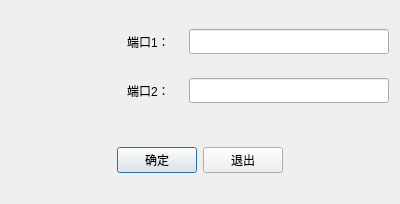
<?xml version="1.0" encoding="UTF-8"?>
<ui version="4.0">
 <class>PortDialog</class>
 <widget class="QDialog" name="PortDialog">
  <property name="geometry">
   <rect>
    <x>0</x>
    <y>0</y>
    <width>400</width>
    <height>204</height>
   </rect>
  </property>
  <property name="windowTitle">
   <string>Dialog</string>
  </property>
  <layout class="QGridLayout" name="gridLayout">
   <item row="0" column="0" colspan="3">
    <layout class="QHBoxLayout" name="horizontalLayout_4">
     <item>
      <widget class="QLabel" name="logo_label">
       <property name="minimumSize">
        <size>
         <width>110</width>
         <height>110</height>
        </size>
       </property>
       <property name="maximumSize">
        <size>
         <width>110</width>
         <height>110</height>
        </size>
       </property>
       <property name="text">
        <string/>
       </property>
      </widget>
     </item>
     <item>
      <layout class="QVBoxLayout" name="verticalLayout">
       <item>
        <layout class="QHBoxLayout" name="horizontalLayout">
         <item>
          <widget class="QLabel" name="label">
           <property name="text">
            <string>端口1：</string>
           </property>
          </widget>
         </item>
         <item>
          <widget class="QLineEdit" name="Port_lineEdit">
           <property name="minimumSize">
            <size>
             <width>200</width>
             <height>25</height>
            </size>
           </property>
           <property name="maximumSize">
            <size>
             <width>200</width>
             <height>25</height>
            </size>
           </property>
          </widget>
         </item>
        </layout>
       </item>
       <item>
        <layout class="QHBoxLayout" name="horizontalLayout_2">
         <item>
          <widget class="QLabel" name="label_2">
           <property name="text">
            <string>端口2：</string>
           </property>
          </widget>
         </item>
         <item>
          <widget class="QLineEdit" name="Port_lineEdit_2">
           <property name="minimumSize">
            <size>
             <width>200</width>
             <height>25</height>
            </size>
           </property>
           <property name="maximumSize">
            <size>
             <width>200</width>
             <height>25</height>
            </size>
           </property>
          </widget>
         </item>
        </layout>
       </item>
      </layout>
     </item>
    </layout>
   </item>
   <item row="1" column="0">
    <spacer name="verticalSpacer_3">
     <property name="orientation">
      <enum>Qt::Vertical</enum>
     </property>
     <property name="sizeHint" stdset="0">
      <size>
       <width>20</width>
       <height>65</height>
      </size>
     </property>
    </spacer>
   </item>
   <item row="1" column="1">
    <layout class="QHBoxLayout" name="horizontalLayout_3">
     <item>
      <spacer name="horizontalSpacer">
       <property name="orientation">
        <enum>Qt::Horizontal</enum>
       </property>
       <property name="sizeHint" stdset="0">
        <size>
         <width>40</width>
         <height>20</height>
        </size>
       </property>
      </spacer>
     </item>
     <item>
      <widget class="QPushButton" name="Accept_pushButton">
       <property name="text">
        <string>确定</string>
       </property>
      </widget>
     </item>
     <item>
      <widget class="QPushButton" name="Exit_pushButton">
       <property name="text">
        <string>退出</string>
       </property>
      </widget>
     </item>
     <item>
      <spacer name="horizontalSpacer_2">
       <property name="orientation">
        <enum>Qt::Horizontal</enum>
       </property>
       <property name="sizeHint" stdset="0">
        <size>
         <width>40</width>
         <height>20</height>
        </size>
       </property>
      </spacer>
     </item>
    </layout>
   </item>
   <item row="1" column="2">
    <spacer name="verticalSpacer_2">
     <property name="orientation">
      <enum>Qt::Vertical</enum>
     </property>
     <property name="sizeHint" stdset="0">
      <size>
       <width>20</width>
       <height>65</height>
      </size>
     </property>
    </spacer>
   </item>
  </layout>
 </widget>
 <resources/>
 <connections/>
</ui>
